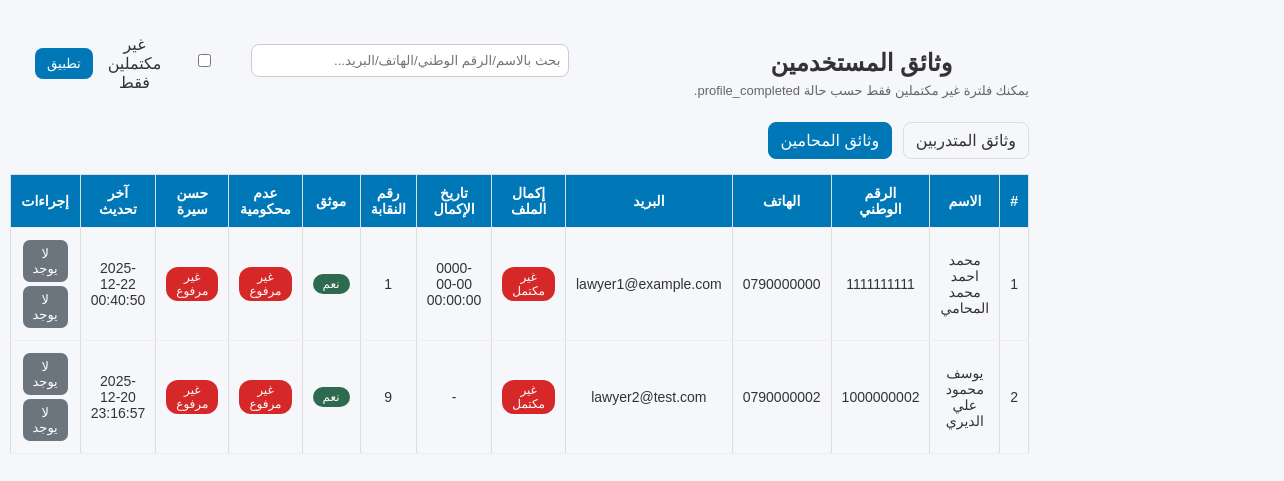
The page /shared/documents/documents_page.php?tab=lawyers (signed in) on the database as committed earlier.
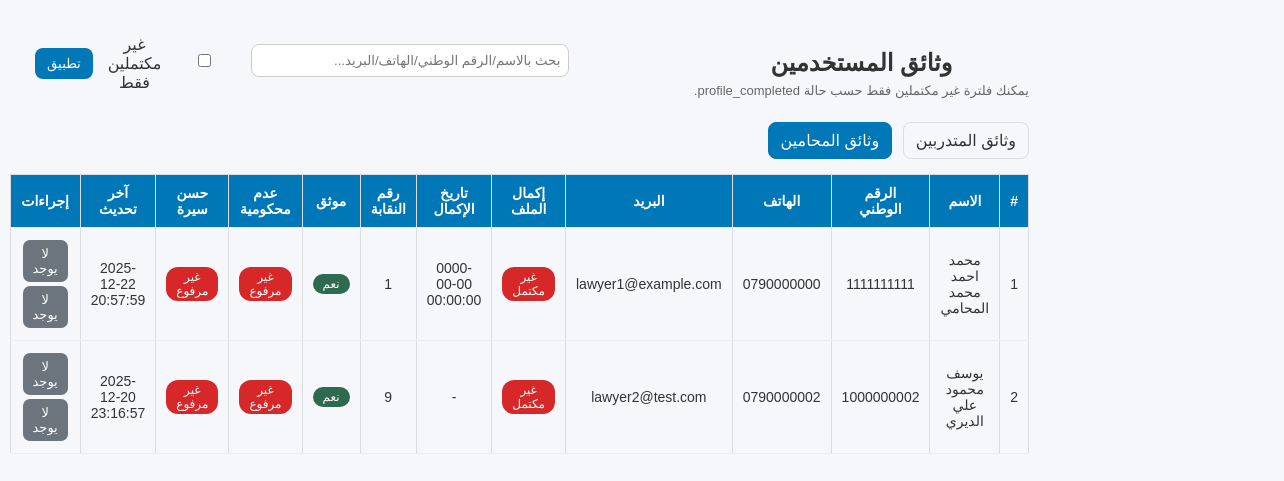
The same page on the database as committed later.
### tables this page shows
CREATE TABLE `lawyers` (
  `lawyer_id` int(11) NOT NULL,
  `user_id` int(11) NOT NULL,
  `syndicate_id` int(11) DEFAULT NULL,
  `office_address` varchar(255) DEFAULT NULL,
  `password` varchar(255) NOT NULL,
  `verified` tinyint(1) NOT NULL DEFAULT 0,
  `created_at` datetime NOT NULL DEFAULT current_timestamp(),
  `updated_at` datetime NOT NULL DEFAULT current_timestamp() ON UPDATE current_timestamp(),
  `full_name` varchar(200) DEFAULT NULL,
  `first_name` varchar(100) DEFAULT NULL,
  `father_name` varchar(100) DEFAULT NULL,
  `grandfather_name` varchar(100) DEFAULT NULL,
  `family_name` varchar(100) DEFAULT NULL,
  `national_id` varchar(30) DEFAULT NULL,
  `phone` varchar(30) DEFAULT NULL,
  `email` varchar(150) DEFAULT NULL,
  `home_address` varchar(255) DEFAULT NULL,
  `no_conviction_doc` varchar(255) DEFAULT NULL,
  `good_conduct_doc` varchar(255) DEFAULT NULL,
  `social_security` enum('نعم','لا') DEFAULT 'لا',
  `highschool_certificate` varchar(10) DEFAULT 'لا',
  `university_degree` varchar(10) DEFAULT 'لا',
  `social_security_number` varchar(100) DEFAULT NULL
);

CREATE TABLE `users` (
  `user_id` int(11) NOT NULL,
  `full_name` varchar(200) NOT NULL,
  `national_id` varchar(30) NOT NULL,
  `phone` varchar(30) DEFAULT NULL,
  `email` varchar(150) DEFAULT NULL,
  `address` varchar(255) DEFAULT NULL,
  `password` varchar(255) NOT NULL,
  `role` enum('trainee','lawyer','admin','syndicate_admin') NOT NULL DEFAULT 'trainee',
  `created_at` datetime NOT NULL DEFAULT current_timestamp(),
  `updated_at` datetime NOT NULL DEFAULT current_timestamp() ON UPDATE current_timestamp(),
  `profile_completed` tinyint(1) NOT NULL DEFAULT 0,
  `profile_completed_at` datetime DEFAULT NULL
);

### shared/documents/documents_page.php (the view, shortened to what the changed rows need)
<?php
require_once __DIR__ . "/../../config/db.php";
$page_title          = $page_title          ?? 'وثائق المستخدمين';
$tab = $_GET['tab'] ?? 'trainees';
$search = trim($_GET['search'] ?? "");
$onlyIncomplete = isset($_GET['only_incomplete']) ? 1 : 0;
$params = [];
if ($tab === 'trainees') {
  $sql = "
    SELECT
      t.trainee_id,
      u.full_name,
      u.national_id,
      u.phone,
      u.email,
      u.profile_completed,
      u.profile_completed_at,
      t.no_conviction_doc,
      t.good_conduct_doc,
      t.updated_at,
      t.created_at
    FROM trainees t
    JOIN users u ON t.user_id = u.user_id
    WHERE t.is_archived = 0
  ";
  if ($onlyIncomplete === 1) {
    $sql .= " AND u.profile_completed = 0 ";
  }
  if ($search !== "") {
    $sql .= " AND (u.full_name LIKE :s OR u.national_id LIKE :s OR u.phone LIKE :s OR u.email LIKE :s) ";
    $params[":s"] = "%$search%";
  }
  $sql .= " ORDER BY u.full_name ASC ";
  $stmt = $pdo->prepare($sql);
  $stmt->execute($params);
  $rows = $stmt->fetchAll(PDO::FETCH_ASSOC);
} else {
  $sql = "
    SELECT
      l.lawyer_id,
      u.full_name,
      u.national_id,
      u.phone,
      u.email,
      u.profile_completed,
      u.profile_completed_at,
      l.syndicate_id,
      l.verified,
      l.no_conviction_doc,
      l.good_conduct_doc,
      l.updated_at,
      l.created_at
    FROM lawyers l
    JOIN users u ON l.user_id = u.user_id
    WHERE 1=1
  ";
  $sql .= " ORDER BY u.full_name ASC ";
  $stmt = $pdo->prepare($sql);
  $stmt->execute($params);
  $rows = $stmt->fetchAll(PDO::FETCH_ASSOC);
}
?>
<!DOCTYPE html>
<html lang="ar" dir="rtl">
<head>
  <link rel="stylesheet" href="/mutadarrib/assets/css/admin.css">
    <link rel="stylesheet" href="/mutadarrib/assets/css/lawyers.css">
</head>
<body>
<div class="admin-container">
  <div class="wrap">
    <div class="topbar">
      <div>
        <h2><?= htmlspecialchars($page_title) ?></h2>
      </div>
    </div>
    <?php if (empty($rows)): ?>
      <p style="margin-top:15px;">لا توجد نتائج.</p>
    <?php else: ?>
      <table>
        <thead>
          <tr>
            <th>#</th>
            <th>الاسم</th>
            <th>الرقم الوطني</th>
            <th>الهاتف</th>
            <th>البريد</th>
            <th>إكمال الملف</th>
            <th>تاريخ الإكمال</th>
            <?php if ($tab === 'lawyers'): ?>
              <th>رقم النقابة</th>
              <th>موثق</th>
            <?php endif; ?>
            <th>عدم محكومية</th>
            <th>حسن سيرة</th>
            <th>آخر تحديث</th>
            <th>إجراءات</th>
          </tr>
        </thead>
        <tbody>
        <?php foreach ($rows as $i => $r): ?>
          <?php
            $id = ($tab === 'trainees') ? (int)$r['trainee_id'] : (int)$r['lawyer_id'];
            $entity = ($tab === 'trainees') ? 'trainee' : 'lawyer';
            $hasNo   = !empty($r['no_conviction_doc']);
            $hasGood = !empty($r['good_conduct_doc']);
            $noBadge   = $hasNo   ? '<span class="badge ok">مرفوع</span>' : '<span class="badge no">غير مرفوع</span>';
            $goodBadge = $hasGood ? '<span class="badge ok">مرفوع</span>' : '<span class="badge no">غير مرفوع</span>';
            $completed = (int)($r['profile_completed'] ?? 0) === 1;
            $profBadge = $completed ? '<span class="badge ok">مكتمل</span>' : '<span class="badge no">غير مكتمل</span>';
            $completedAt = $r['profile_completed_at'] ?? null;
            $base = "/mutadarrib/secure_download.php?entity={$entity}&id={$id}";
          ?>
          <tr>
            <td><?= $i+1 ?></td>
            <td><?= htmlspecialchars($r['full_name'] ?? '-') ?></td>
            <td><?= htmlspecialchars($r['national_id'] ?? '-') ?></td>
            <td><?= htmlspecialchars($r['phone'] ?? '-') ?></td>
            <td><?= htmlspecialchars($r['email'] ?? '-') ?></td>
            <td><?= $profBadge ?></td>
            <td><?= htmlspecialchars($completedAt ?: '-') ?></td>
            <?php if ($tab === 'lawyers'): ?>
              <td><?= htmlspecialchars($r['syndicate_id'] ?? '-') ?></td>
              <td><?= ((int)($r['verified'] ?? 0)===1) ? '<span class="badge ok">نعم</span>' : '<span class="badge no">لا</span>' ?></td>
            <?php endif; ?>
            <td><?= $noBadge ?></td>
            <td><?= $goodBadge ?></td>
            <td><?= htmlspecialchars($r['updated_at'] ?? $r['created_at'] ?? '-') ?></td>
            <td>
              <?php if ($hasNo): ?>
                <a class="btn btn-view" target="_blank" href="<?= $base ?>&doc=no_conviction&disp=inline">عرض عدم محكومية</a>
                <a class="btn btn-dl" href="<?= $base ?>&doc=no_conviction&disp=attachment">تنزيل</a>
              <?php else: ?>
                <span class="btn btn-muted" style="cursor:default;">لا يوجد</span>
              <?php endif; ?>
              <?php if ($hasGood): ?>
                <a class="btn btn-view" target="_blank" href="<?= $base ?>&doc=good_conduct&disp=inline">عرض حسن سيرة</a>
                <a class="btn btn-dl" href="<?= $base ?>&doc=good_conduct&disp=attachment">تنزيل</a>
              <?php else: ?>
                <span class="btn btn-muted" style="cursor:default;">لا يوجد</span>
              <?php endif; ?>
            </td>
          </tr>
        <?php endforeach; ?>
        </tbody>
      </table>
    <?php endif; ?>
  </div>
</div>
</body>
</html>

Rows that differ between the two databases and show on the page:
changed lawyers "محمد احمد محمد المحامي": updated_at "2025-12-22 00:40:50" → "2025-12-22 20:57:59"
